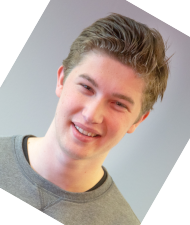
#> input picture Face-recognition-using-deep-learning-master/images/wanne.jpg, 190 x 225 px
$ python saveimage.py
#> lines starting #> are read from the running program, lines starting #| are printed output that depends on the picture; long printed decimals are rounded
#> further down, im is the input picture: PIL image 190x225 RGBA; mean R, G, B, A 188.1, 174.4, 169, 214.7
import sys
import math
import numpy as np
import cv2
from skimage import data, img_as_float
from skimage import exposure
from PIL import ImageOps, Image
def calculate_brightness(image):
    greyscale_image = image.convert('L')
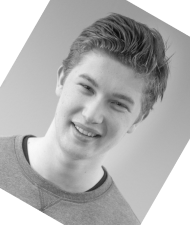
#> greyscale_image: PIL image 190x225 L; min 10, max 255, mean 177.9
    histogram = greyscale_image.histogram()
#> histogram = 256 values, max 6485 at index 255, min 0 at index 0, mean 167
    pixels = sum(histogram)
#> pixels = 42750
    brightness = scale = len(histogram)
#> brightness = 256; scale = 256

    for index in range(0, scale):
        ratio = histogram[index] / pixels
        brightness += ratio * (-scale + index)
#> this loop made 256 passes
#> (ratio, brightness) on passes 1 to 3: (0, 256), (0, 256), (0, 256)
#> after the loop, brightness = 177.9

    return 1 if brightness == 255 else brightness / scale

im = Image.open("images/wanne.jpg")

#b = Image.fromarray(im)
a = calculate_brightness(im)
#> a = 0.695
print(a)
#| 0.6949
c = -0.3/math.log10(a)
#> c = 1.9
print(c)
#| 1.898
g = np.array(im)
gamma_corrected = exposure.adjust_gamma(g, c)
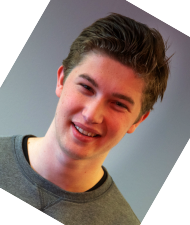
#> gamma_corrected: shape (225, 190, 4); mean R, G, B, A 151, 133.5, 128.9, 214.4; transparent parts drawn white

gamma_corrected_image = Image.fromarray(gamma_corrected)
gamma_corrected_image.show()

i = exposure.equalize_adapthist(gamma_corrected)
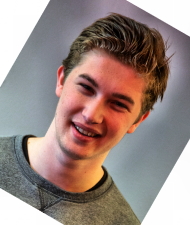
#> i: shape (225, 190, 3) float64; mean R, G, B 0.611, 0.539, 0.519
ii = Image.fromarray((i * 255).astype(np.uint8))
ii.save("pictures/hello1.png")

x = Image.fromarray(g)
j = exposure.equalize_adapthist(g)
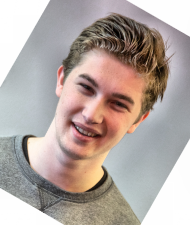
#> j: shape (225, 190, 3) float64; mean R, G, B 0.708, 0.659, 0.638
jj = Image.fromarray((j * 255).astype(np.uint8))
jj.save("pictures/hello2.png")

# [7 lines of commented-out code are left out]
ii.show()
gamma_corrected_image.show()


# cv2.imshow('orginal', im)
# cv2.imshow('gamma and histogram', img_eq)
# cv2.imshow('gamma', gamma_corrected)
# a.save("test/bright.jpg")
# # img_yuv = cv2.cvtColor(img, cv2.COLOR_BGR2YUV)

# # # equalize the histogram of the Y channel
# # img_yuv[:,:,0] = cv2.equalizeHist(img_yuv[:,:,0])

# # # convert the YUV image back to RGB format
# # img_output = cv2.cvtColor(img_yuv, cv2.COLOR_YUV2BGR)
# # cv2.imwrite("test/bright.jpg",  img_output)

$ run again, with Face-recognition-using-deep-learning-master/images/Dirk.jpg copied over Face-recognition-using-deep-learning-master/images/wanne.jpg
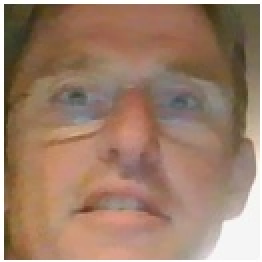
#> input picture Face-recognition-using-deep-learning-master/images/Dirk.jpg, 131 x 131 px (shown 2 times larger)
#> im is the input picture: PIL image 131x131 RGB; mean R, G, B 157.9, 127.2, 107
#> in calculate_brightness, `greyscale_image = image.convert('L')`:
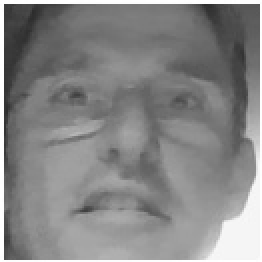
#> greyscale_image: PIL image 131x131 L (shown 2 times larger); min 44, max 255, mean 134.1
#> histogram = 256 values, max 372 at index 245, min 0 at index 0, mean 67.04
#> pixels = 17161
#> in calculate_brightness, `brightness = scale = len(histogram)`: brightness = 256
#> the loop in calculate_brightness, `for index in range(0, scale):` made 256 passes
#> (ratio, brightness) on passes 1 to 3: (0, 256), (0, 256), (0, 256)
#> after the loop in calculate_brightness, `for index in range(0, scale):`: brightness = 134.1
#> a = 0.524
#| 0.5238
#> c = 1.07
#| 1.068
#> `i = exposure.equalize_adapthist(gamma_corrected)`:
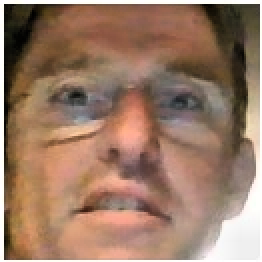
#> i: shape (131, 131, 3) float64 (shown 2 times larger); mean R, G, B 0.607, 0.481, 0.402

$ run again, with Face-recognition-using-deep-learning-master/images/Jari.jpg copied over Face-recognition-using-deep-learning-master/images/wanne.jpg
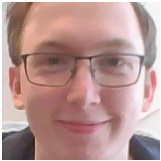
#> input picture Face-recognition-using-deep-learning-master/images/Jari.jpg, 161 x 161 px
#> im is the input picture: PIL image 161x161 RGB; mean R, G, B 183.3, 149, 145.8
#> in calculate_brightness, `greyscale_image = image.convert('L')`:
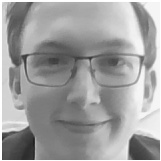
#> greyscale_image: PIL image 161x161 L; min 30, max 255, mean 158.9
#> histogram = 256 values, max 579 at index 124, min 0 at index 0, mean 101.3
#> pixels = 25921
#> in calculate_brightness, `brightness = scale = len(histogram)`: brightness = 256
#> the loop in calculate_brightness, `for index in range(0, scale):` made 256 passes
#> (ratio, brightness) on passes 1 to 3: (0, 256), (0, 256), (0, 256)
#> after the loop in calculate_brightness, `for index in range(0, scale):`: brightness = 158.9
#> a = 0.621
#| 0.6208
#> c = 1.45
#| 1.449
#> `j = exposure.equalize_adapthist(g)`:
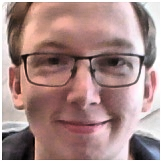
#> j: shape (161, 161, 3) float64; mean R, G, B 0.661, 0.541, 0.53

$ run again, with Face-recognition-using-deep-learning-master/images/Jasper.jpg copied over Face-recognition-using-deep-learning-master/images/wanne.jpg
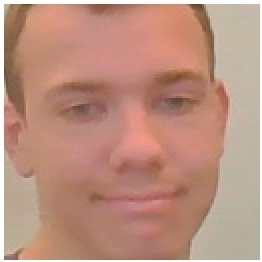
#> input picture Face-recognition-using-deep-learning-master/images/Jasper.jpg, 131 x 131 px (shown 2 times larger)
#> im is the input picture: PIL image 131x131 RGB; mean R, G, B 188.3, 144.9, 128.2
#> in calculate_brightness, `greyscale_image = image.convert('L')`:
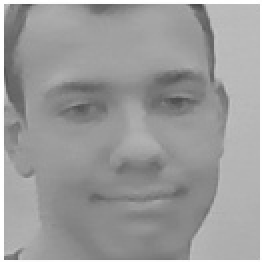
#> greyscale_image: PIL image 131x131 L (shown 2 times larger); min 73, max 255, mean 156
#> histogram = 256 values, max 570 at index 154, min 0 at index 0, mean 67.04
#> pixels = 17161
#> in calculate_brightness, `brightness = scale = len(histogram)`: brightness = 256
#> after the loop in calculate_brightness, `for index in range(0, scale):`: brightness = 156
#> a = 0.609
#| 0.6093
#> c = 1.39
#| 1.394
#> `j = exposure.equalize_adapthist(g)`:
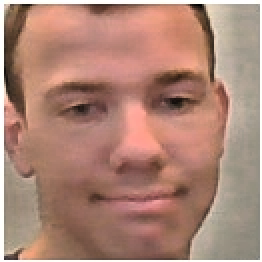
#> j: shape (131, 131, 3) float64 (shown 2 times larger); mean R, G, B 0.68, 0.523, 0.463
